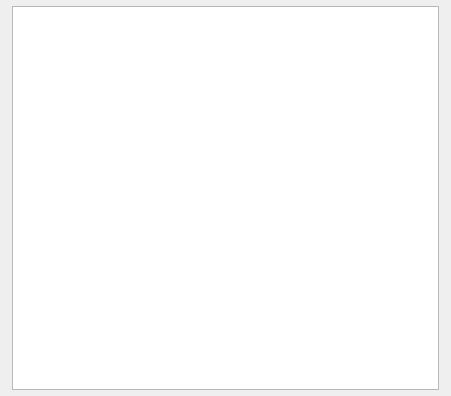
<?xml version="1.0" encoding="UTF-8"?>
<ui version="4.0">
 <class>Form</class>
 <widget class="QWidget" name="Form">
  <property name="geometry">
   <rect>
    <x>0</x>
    <y>0</y>
    <width>451</width>
    <height>396</height>
   </rect>
  </property>
  <property name="windowTitle">
   <string>Form</string>
  </property>
  <layout class="QVBoxLayout" name="verticalLayout">
   <property name="margin">
    <number>0</number>
   </property>
   <item>
    <widget class="QWidget" name="topbar" native="true"/>
   </item>
   <item>
    <layout class="QVBoxLayout" name="verticalLayout_2">
     <property name="leftMargin">
      <number>12</number>
     </property>
     <property name="rightMargin">
      <number>12</number>
     </property>
     <item>
      <widget class="QTableWidget" name="tableWidget">
       <property name="editTriggers">
        <set>QAbstractItemView::NoEditTriggers</set>
       </property>
       <property name="alternatingRowColors">
        <bool>true</bool>
       </property>
       <property name="selectionMode">
        <enum>QAbstractItemView::SingleSelection</enum>
       </property>
       <property name="selectionBehavior">
        <enum>QAbstractItemView::SelectRows</enum>
       </property>
       <property name="sortingEnabled">
        <bool>true</bool>
       </property>
       <property name="columnCount">
        <number>0</number>
       </property>
       <attribute name="horizontalHeaderCascadingSectionResizes">
        <bool>true</bool>
       </attribute>
       <attribute name="horizontalHeaderStretchLastSection">
        <bool>true</bool>
       </attribute>
       <attribute name="verticalHeaderCascadingSectionResizes">
        <bool>true</bool>
       </attribute>
       <attribute name="verticalHeaderShowSortIndicator" stdset="0">
        <bool>true</bool>
       </attribute>
       <attribute name="verticalHeaderStretchLastSection">
        <bool>false</bool>
       </attribute>
      </widget>
     </item>
    </layout>
   </item>
   <item>
    <widget class="QWidget" name="toolbar" native="true"/>
   </item>
  </layout>
 </widget>
 <resources/>
 <connections/>
</ui>
